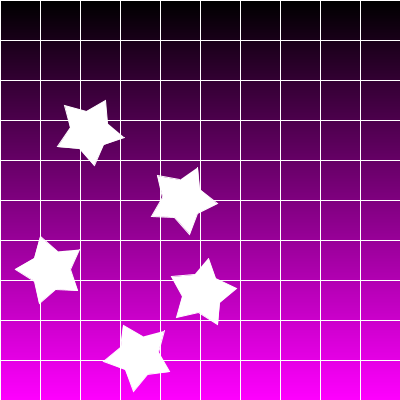
Frame 1 (no input)
Frame 60 (the mouse pressed at the canvas centre just before this capture): identical to frame 1, image omitted
Frame 120 (the mouse held since frame 60 and released just before this capture): identical to frame 1, image omitted

The Processing sketch that drew this single still picture (run headless with seeded random() and noise(); from frame 60 on, the mouse is pressed at the canvas centre):

// Processing sketch: processing_91417
// ── processing_91417.pde

float grey = 0.0;
int[] myX = {50,61,83,69,71,50,29,31,17,39};
int[] myY = {18,37,43,60,82,73,82,60,43,37};

int[] myX2 = new int[5];
int[] myY2 = new int[5];

void setup () {
  size(400,400);
  background(255);
  
  for (int i=0; i <5; i++) {
    myX2[i]=(int)random(100,200);
    myY2[i]=(int)random(150,300);
}
}

void draw(){
  for (int i = 0; i < 400; i++) {
    float percent = (float)i/400;
    stroke(255 * percent,0, 255 *percent);
    line(0,i,400,i);
  }
  
  for(int i = 0; i<400; i +=40){
     stroke(255);
    line(0,i,400,i);
    line(i,0,i,400);
  }
  
pushMatrix();
translate(200,100);
rotate(radians(100));
drawShapes(0,50);
popMatrix();

pushMatrix();
rotate(radians(45));
drawShapes(300,100);
popMatrix();

pushMatrix();
rotate(radians(10));
drawShapes(200,200);
popMatrix();

pushMatrix();
rotate(radians(25));
drawShapes(200,50);
popMatrix();

pushMatrix();
rotate(radians(55));
drawShapes(200,60);
popMatrix();
}

void drawShapes(float offset, float yoffset) {
    beginShape();
  for (int i=0; i < myX.length; i++) { 
    vertex(myX[i] + offset, myY[i] + yoffset); 
  }
  endShape();

}
  
